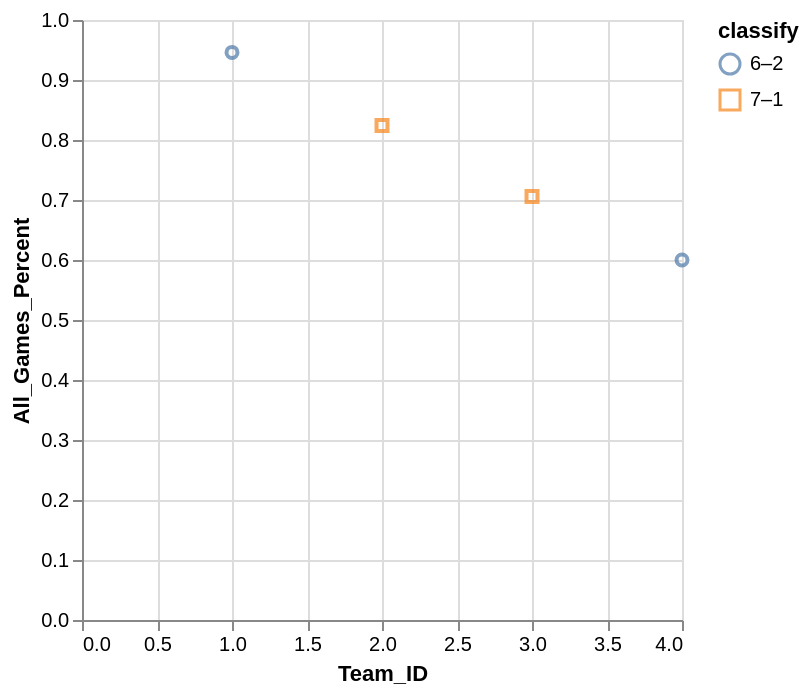

Source (Vega-Lite JSON):
### Vega-Lite specification from a JSON file in a GitHub repository (floating-point values rounded to 4 significant figures)
{"data": {"values": [{"x_data": 1, "y_data": 0.946, "classify": "6–2"}, {"x_data": 4, "y_data": 0.6, "classify": "6–2"}, {"x_data": 3, "y_data": 0.706, "classify": "7–1"}, {"x_data": 2, "y_data": 0.824, "classify": "7–1"}]}, "mark": "point", "encoding": {"x": {"field": "x_data", "type": "quantitative", "title": "Team_ID", "scale": {"zero": "false"}}, "y": {"field": "y_data", "type": "quantitative", "title": "All_Games_Percent", "scale": {"zero": "false"}}, "color": {"field": "classify", "type": "nominal"}, "shape": {"field": "classify", "type": "nominal"}}}
